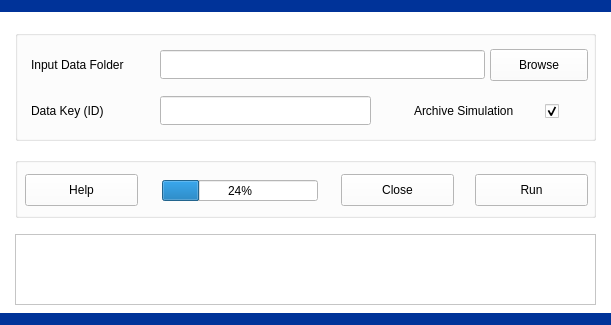
<?xml version="1.0" encoding="UTF-8"?>
<ui version="4.0">
 <class>PIHMSimulation</class>
 <widget class="QDialog" name="PIHMSimulation">
  <property name="geometry">
   <rect>
    <x>0</x>
    <y>0</y>
    <width>611</width>
    <height>325</height>
   </rect>
  </property>
  <property name="palette">
   <palette>
    <active>
     <colorrole role="WindowText">
      <brush brushstyle="SolidPattern">
       <color alpha="255">
        <red>0</red>
        <green>0</green>
        <blue>0</blue>
       </color>
      </brush>
     </colorrole>
     <colorrole role="Button">
      <brush brushstyle="SolidPattern">
       <color alpha="255">
        <red>255</red>
        <green>255</green>
        <blue>255</blue>
       </color>
      </brush>
     </colorrole>
     <colorrole role="Light">
      <brush brushstyle="SolidPattern">
       <color alpha="255">
        <red>255</red>
        <green>255</green>
        <blue>255</blue>
       </color>
      </brush>
     </colorrole>
     <colorrole role="Midlight">
      <brush brushstyle="SolidPattern">
       <color alpha="255">
        <red>255</red>
        <green>255</green>
        <blue>255</blue>
       </color>
      </brush>
     </colorrole>
     <colorrole role="Dark">
      <brush brushstyle="SolidPattern">
       <color alpha="255">
        <red>127</red>
        <green>127</green>
        <blue>127</blue>
       </color>
      </brush>
     </colorrole>
     <colorrole role="Mid">
      <brush brushstyle="SolidPattern">
       <color alpha="255">
        <red>170</red>
        <green>170</green>
        <blue>170</blue>
       </color>
      </brush>
     </colorrole>
     <colorrole role="Text">
      <brush brushstyle="SolidPattern">
       <color alpha="255">
        <red>0</red>
        <green>0</green>
        <blue>0</blue>
       </color>
      </brush>
     </colorrole>
     <colorrole role="BrightText">
      <brush brushstyle="SolidPattern">
       <color alpha="255">
        <red>255</red>
        <green>255</green>
        <blue>255</blue>
       </color>
      </brush>
     </colorrole>
     <colorrole role="ButtonText">
      <brush brushstyle="SolidPattern">
       <color alpha="255">
        <red>0</red>
        <green>0</green>
        <blue>0</blue>
       </color>
      </brush>
     </colorrole>
     <colorrole role="Base">
      <brush brushstyle="SolidPattern">
       <color alpha="255">
        <red>255</red>
        <green>255</green>
        <blue>255</blue>
       </color>
      </brush>
     </colorrole>
     <colorrole role="Window">
      <brush brushstyle="SolidPattern">
       <color alpha="255">
        <red>255</red>
        <green>255</green>
        <blue>255</blue>
       </color>
      </brush>
     </colorrole>
     <colorrole role="Shadow">
      <brush brushstyle="SolidPattern">
       <color alpha="255">
        <red>0</red>
        <green>0</green>
        <blue>0</blue>
       </color>
      </brush>
     </colorrole>
     <colorrole role="AlternateBase">
      <brush brushstyle="SolidPattern">
       <color alpha="255">
        <red>255</red>
        <green>255</green>
        <blue>255</blue>
       </color>
      </brush>
     </colorrole>
     <colorrole role="ToolTipBase">
      <brush brushstyle="SolidPattern">
       <color alpha="255">
        <red>255</red>
        <green>255</green>
        <blue>220</blue>
       </color>
      </brush>
     </colorrole>
     <colorrole role="ToolTipText">
      <brush brushstyle="SolidPattern">
       <color alpha="255">
        <red>0</red>
        <green>0</green>
        <blue>0</blue>
       </color>
      </brush>
     </colorrole>
    </active>
    <inactive>
     <colorrole role="WindowText">
      <brush brushstyle="SolidPattern">
       <color alpha="255">
        <red>0</red>
        <green>0</green>
        <blue>0</blue>
       </color>
      </brush>
     </colorrole>
     <colorrole role="Button">
      <brush brushstyle="SolidPattern">
       <color alpha="255">
        <red>255</red>
        <green>255</green>
        <blue>255</blue>
       </color>
      </brush>
     </colorrole>
     <colorrole role="Light">
      <brush brushstyle="SolidPattern">
       <color alpha="255">
        <red>255</red>
        <green>255</green>
        <blue>255</blue>
       </color>
      </brush>
     </colorrole>
     <colorrole role="Midlight">
      <brush brushstyle="SolidPattern">
       <color alpha="255">
        <red>255</red>
        <green>255</green>
        <blue>255</blue>
       </color>
      </brush>
     </colorrole>
     <colorrole role="Dark">
      <brush brushstyle="SolidPattern">
       <color alpha="255">
        <red>127</red>
        <green>127</green>
        <blue>127</blue>
       </color>
      </brush>
     </colorrole>
     <colorrole role="Mid">
      <brush brushstyle="SolidPattern">
       <color alpha="255">
        <red>170</red>
        <green>170</green>
        <blue>170</blue>
       </color>
      </brush>
     </colorrole>
     <colorrole role="Text">
      <brush brushstyle="SolidPattern">
       <color alpha="255">
        <red>0</red>
        <green>0</green>
        <blue>0</blue>
       </color>
      </brush>
     </colorrole>
     <colorrole role="BrightText">
      <brush brushstyle="SolidPattern">
       <color alpha="255">
        <red>255</red>
        <green>255</green>
        <blue>255</blue>
       </color>
      </brush>
     </colorrole>
     <colorrole role="ButtonText">
      <brush brushstyle="SolidPattern">
       <color alpha="255">
        <red>0</red>
        <green>0</green>
        <blue>0</blue>
       </color>
      </brush>
     </colorrole>
     <colorrole role="Base">
      <brush brushstyle="SolidPattern">
       <color alpha="255">
        <red>255</red>
        <green>255</green>
        <blue>255</blue>
       </color>
      </brush>
     </colorrole>
     <colorrole role="Window">
      <brush brushstyle="SolidPattern">
       <color alpha="255">
        <red>255</red>
        <green>255</green>
        <blue>255</blue>
       </color>
      </brush>
     </colorrole>
     <colorrole role="Shadow">
      <brush brushstyle="SolidPattern">
       <color alpha="255">
        <red>0</red>
        <green>0</green>
        <blue>0</blue>
       </color>
      </brush>
     </colorrole>
     <colorrole role="AlternateBase">
      <brush brushstyle="SolidPattern">
       <color alpha="255">
        <red>255</red>
        <green>255</green>
        <blue>255</blue>
       </color>
      </brush>
     </colorrole>
     <colorrole role="ToolTipBase">
      <brush brushstyle="SolidPattern">
       <color alpha="255">
        <red>255</red>
        <green>255</green>
        <blue>220</blue>
       </color>
      </brush>
     </colorrole>
     <colorrole role="ToolTipText">
      <brush brushstyle="SolidPattern">
       <color alpha="255">
        <red>0</red>
        <green>0</green>
        <blue>0</blue>
       </color>
      </brush>
     </colorrole>
    </inactive>
    <disabled>
     <colorrole role="WindowText">
      <brush brushstyle="SolidPattern">
       <color alpha="255">
        <red>127</red>
        <green>127</green>
        <blue>127</blue>
       </color>
      </brush>
     </colorrole>
     <colorrole role="Button">
      <brush brushstyle="SolidPattern">
       <color alpha="255">
        <red>255</red>
        <green>255</green>
        <blue>255</blue>
       </color>
      </brush>
     </colorrole>
     <colorrole role="Light">
      <brush brushstyle="SolidPattern">
       <color alpha="255">
        <red>255</red>
        <green>255</green>
        <blue>255</blue>
       </color>
      </brush>
     </colorrole>
     <colorrole role="Midlight">
      <brush brushstyle="SolidPattern">
       <color alpha="255">
        <red>255</red>
        <green>255</green>
        <blue>255</blue>
       </color>
      </brush>
     </colorrole>
     <colorrole role="Dark">
      <brush brushstyle="SolidPattern">
       <color alpha="255">
        <red>127</red>
        <green>127</green>
        <blue>127</blue>
       </color>
      </brush>
     </colorrole>
     <colorrole role="Mid">
      <brush brushstyle="SolidPattern">
       <color alpha="255">
        <red>170</red>
        <green>170</green>
        <blue>170</blue>
       </color>
      </brush>
     </colorrole>
     <colorrole role="Text">
      <brush brushstyle="SolidPattern">
       <color alpha="255">
        <red>127</red>
        <green>127</green>
        <blue>127</blue>
       </color>
      </brush>
     </colorrole>
     <colorrole role="BrightText">
      <brush brushstyle="SolidPattern">
       <color alpha="255">
        <red>255</red>
        <green>255</green>
        <blue>255</blue>
       </color>
      </brush>
     </colorrole>
     <colorrole role="ButtonText">
      <brush brushstyle="SolidPattern">
       <color alpha="255">
        <red>127</red>
        <green>127</green>
        <blue>127</blue>
       </color>
      </brush>
     </colorrole>
     <colorrole role="Base">
      <brush brushstyle="SolidPattern">
       <color alpha="255">
        <red>255</red>
        <green>255</green>
        <blue>255</blue>
       </color>
      </brush>
     </colorrole>
     <colorrole role="Window">
      <brush brushstyle="SolidPattern">
       <color alpha="255">
        <red>255</red>
        <green>255</green>
        <blue>255</blue>
       </color>
      </brush>
     </colorrole>
     <colorrole role="Shadow">
      <brush brushstyle="SolidPattern">
       <color alpha="255">
        <red>0</red>
        <green>0</green>
        <blue>0</blue>
       </color>
      </brush>
     </colorrole>
     <colorrole role="AlternateBase">
      <brush brushstyle="SolidPattern">
       <color alpha="255">
        <red>255</red>
        <green>255</green>
        <blue>255</blue>
       </color>
      </brush>
     </colorrole>
     <colorrole role="ToolTipBase">
      <brush brushstyle="SolidPattern">
       <color alpha="255">
        <red>255</red>
        <green>255</green>
        <blue>220</blue>
       </color>
      </brush>
     </colorrole>
     <colorrole role="ToolTipText">
      <brush brushstyle="SolidPattern">
       <color alpha="255">
        <red>0</red>
        <green>0</green>
        <blue>0</blue>
       </color>
      </brush>
     </colorrole>
    </disabled>
   </palette>
  </property>
  <property name="windowTitle">
   <string>: :   PIHM v2.2   : :</string>
  </property>
  <widget class="QGroupBox" name="groupBoxOutput">
   <property name="geometry">
    <rect>
     <x>15</x>
     <y>30</y>
     <width>581</width>
     <height>111</height>
    </rect>
   </property>
   <property name="title">
    <string/>
   </property>
   <widget class="QLabel" name="textLabel2">
    <property name="geometry">
     <rect>
      <x>16</x>
      <y>19</y>
      <width>131</width>
      <height>31</height>
     </rect>
    </property>
    <property name="text">
     <string>Input Data Folder</string>
    </property>
   </widget>
   <widget class="QPushButton" name="pushButtonInputDataFolder">
    <property name="geometry">
     <rect>
      <x>475</x>
      <y>19</y>
      <width>98</width>
      <height>32</height>
     </rect>
    </property>
    <property name="text">
     <string>Browse</string>
    </property>
    <property name="autoDefault">
     <bool>false</bool>
    </property>
   </widget>
   <widget class="QLineEdit" name="lineEditInputDataFolder">
    <property name="geometry">
     <rect>
      <x>145</x>
      <y>20</y>
      <width>325</width>
      <height>29</height>
     </rect>
    </property>
    <property name="font">
     <font>
      <pointsize>14</pointsize>
      <weight>75</weight>
      <bold>true</bold>
     </font>
    </property>
   </widget>
   <widget class="QLineEdit" name="lineEditDataKey">
    <property name="geometry">
     <rect>
      <x>145</x>
      <y>66</y>
      <width>211</width>
      <height>29</height>
     </rect>
    </property>
    <property name="font">
     <font>
      <pointsize>14</pointsize>
      <weight>75</weight>
      <bold>true</bold>
     </font>
    </property>
   </widget>
   <widget class="QLabel" name="textLabel2_2">
    <property name="geometry">
     <rect>
      <x>16</x>
      <y>65</y>
      <width>131</width>
      <height>31</height>
     </rect>
    </property>
    <property name="text">
     <string>Data Key (ID)</string>
    </property>
   </widget>
   <widget class="QLabel" name="textLabel3_24">
    <property name="geometry">
     <rect>
      <x>399</x>
      <y>65</y>
      <width>141</width>
      <height>31</height>
     </rect>
    </property>
    <property name="text">
     <string>Archive Simulation</string>
    </property>
   </widget>
   <widget class="QCheckBox" name="checkBoxArchive">
    <property name="geometry">
     <rect>
      <x>530</x>
      <y>70</y>
      <width>20</width>
      <height>23</height>
     </rect>
    </property>
    <property name="text">
     <string/>
    </property>
    <property name="checked">
     <bool>true</bool>
    </property>
   </widget>
  </widget>
  <widget class="Line" name="BorderTop">
   <property name="geometry">
    <rect>
     <x>0</x>
     <y>-4</y>
     <width>611</width>
     <height>20</height>
    </rect>
   </property>
   <property name="baseSize">
    <size>
     <width>0</width>
     <height>0</height>
    </size>
   </property>
   <property name="palette">
    <palette>
     <active>
      <colorrole role="WindowText">
       <brush brushstyle="SolidPattern">
        <color alpha="255">
         <red>0</red>
         <green>51</green>
         <blue>153</blue>
        </color>
       </brush>
      </colorrole>
      <colorrole role="Button">
       <brush brushstyle="SolidPattern">
        <color alpha="255">
         <red>128</red>
         <green>0</green>
         <blue>0</blue>
        </color>
       </brush>
      </colorrole>
      <colorrole role="Light">
       <brush brushstyle="SolidPattern">
        <color alpha="255">
         <red>192</red>
         <green>0</green>
         <blue>0</blue>
        </color>
       </brush>
      </colorrole>
      <colorrole role="Midlight">
       <brush brushstyle="SolidPattern">
        <color alpha="255">
         <red>160</red>
         <green>0</green>
         <blue>0</blue>
        </color>
       </brush>
      </colorrole>
      <colorrole role="Dark">
       <brush brushstyle="SolidPattern">
        <color alpha="255">
         <red>64</red>
         <green>0</green>
         <blue>0</blue>
        </color>
       </brush>
      </colorrole>
      <colorrole role="Mid">
       <brush brushstyle="SolidPattern">
        <color alpha="255">
         <red>85</red>
         <green>0</green>
         <blue>0</blue>
        </color>
       </brush>
      </colorrole>
      <colorrole role="Text">
       <brush brushstyle="SolidPattern">
        <color alpha="255">
         <red>0</red>
         <green>51</green>
         <blue>153</blue>
        </color>
       </brush>
      </colorrole>
      <colorrole role="BrightText">
       <brush brushstyle="SolidPattern">
        <color alpha="255">
         <red>255</red>
         <green>255</green>
         <blue>255</blue>
        </color>
       </brush>
      </colorrole>
      <colorrole role="ButtonText">
       <brush brushstyle="SolidPattern">
        <color alpha="255">
         <red>0</red>
         <green>51</green>
         <blue>153</blue>
        </color>
       </brush>
      </colorrole>
      <colorrole role="Base">
       <brush brushstyle="SolidPattern">
        <color alpha="255">
         <red>0</red>
         <green>0</green>
         <blue>0</blue>
        </color>
       </brush>
      </colorrole>
      <colorrole role="Window">
       <brush brushstyle="SolidPattern">
        <color alpha="255">
         <red>128</red>
         <green>0</green>
         <blue>0</blue>
        </color>
       </brush>
      </colorrole>
      <colorrole role="Shadow">
       <brush brushstyle="SolidPattern">
        <color alpha="255">
         <red>0</red>
         <green>0</green>
         <blue>0</blue>
        </color>
       </brush>
      </colorrole>
      <colorrole role="AlternateBase">
       <brush brushstyle="SolidPattern">
        <color alpha="255">
         <red>64</red>
         <green>0</green>
         <blue>0</blue>
        </color>
       </brush>
      </colorrole>
      <colorrole role="ToolTipBase">
       <brush brushstyle="SolidPattern">
        <color alpha="255">
         <red>255</red>
         <green>255</green>
         <blue>220</blue>
        </color>
       </brush>
      </colorrole>
      <colorrole role="ToolTipText">
       <brush brushstyle="SolidPattern">
        <color alpha="255">
         <red>0</red>
         <green>0</green>
         <blue>0</blue>
        </color>
       </brush>
      </colorrole>
     </active>
     <inactive>
      <colorrole role="WindowText">
       <brush brushstyle="SolidPattern">
        <color alpha="255">
         <red>0</red>
         <green>51</green>
         <blue>153</blue>
        </color>
       </brush>
      </colorrole>
      <colorrole role="Button">
       <brush brushstyle="SolidPattern">
        <color alpha="255">
         <red>128</red>
         <green>0</green>
         <blue>0</blue>
        </color>
       </brush>
      </colorrole>
      <colorrole role="Light">
       <brush brushstyle="SolidPattern">
        <color alpha="255">
         <red>192</red>
         <green>0</green>
         <blue>0</blue>
        </color>
       </brush>
      </colorrole>
      <colorrole role="Midlight">
       <brush brushstyle="SolidPattern">
        <color alpha="255">
         <red>160</red>
         <green>0</green>
         <blue>0</blue>
        </color>
       </brush>
      </colorrole>
      <colorrole role="Dark">
       <brush brushstyle="SolidPattern">
        <color alpha="255">
         <red>64</red>
         <green>0</green>
         <blue>0</blue>
        </color>
       </brush>
      </colorrole>
      <colorrole role="Mid">
       <brush brushstyle="SolidPattern">
        <color alpha="255">
         <red>85</red>
         <green>0</green>
         <blue>0</blue>
        </color>
       </brush>
      </colorrole>
      <colorrole role="Text">
       <brush brushstyle="SolidPattern">
        <color alpha="255">
         <red>0</red>
         <green>51</green>
         <blue>153</blue>
        </color>
       </brush>
      </colorrole>
      <colorrole role="BrightText">
       <brush brushstyle="SolidPattern">
        <color alpha="255">
         <red>255</red>
         <green>255</green>
         <blue>255</blue>
        </color>
       </brush>
      </colorrole>
      <colorrole role="ButtonText">
       <brush brushstyle="SolidPattern">
        <color alpha="255">
         <red>0</red>
         <green>51</green>
         <blue>153</blue>
        </color>
       </brush>
      </colorrole>
      <colorrole role="Base">
       <brush brushstyle="SolidPattern">
        <color alpha="255">
         <red>0</red>
         <green>0</green>
         <blue>0</blue>
        </color>
       </brush>
      </colorrole>
      <colorrole role="Window">
       <brush brushstyle="SolidPattern">
        <color alpha="255">
         <red>128</red>
         <green>0</green>
         <blue>0</blue>
        </color>
       </brush>
      </colorrole>
      <colorrole role="Shadow">
       <brush brushstyle="SolidPattern">
        <color alpha="255">
         <red>0</red>
         <green>0</green>
         <blue>0</blue>
        </color>
       </brush>
      </colorrole>
      <colorrole role="AlternateBase">
       <brush brushstyle="SolidPattern">
        <color alpha="255">
         <red>64</red>
         <green>0</green>
         <blue>0</blue>
        </color>
       </brush>
      </colorrole>
      <colorrole role="ToolTipBase">
       <brush brushstyle="SolidPattern">
        <color alpha="255">
         <red>255</red>
         <green>255</green>
         <blue>220</blue>
        </color>
       </brush>
      </colorrole>
      <colorrole role="ToolTipText">
       <brush brushstyle="SolidPattern">
        <color alpha="255">
         <red>0</red>
         <green>0</green>
         <blue>0</blue>
        </color>
       </brush>
      </colorrole>
     </inactive>
     <disabled>
      <colorrole role="WindowText">
       <brush brushstyle="SolidPattern">
        <color alpha="255">
         <red>0</red>
         <green>51</green>
         <blue>153</blue>
        </color>
       </brush>
      </colorrole>
      <colorrole role="Button">
       <brush brushstyle="SolidPattern">
        <color alpha="255">
         <red>128</red>
         <green>0</green>
         <blue>0</blue>
        </color>
       </brush>
      </colorrole>
      <colorrole role="Light">
       <brush brushstyle="SolidPattern">
        <color alpha="255">
         <red>192</red>
         <green>0</green>
         <blue>0</blue>
        </color>
       </brush>
      </colorrole>
      <colorrole role="Midlight">
       <brush brushstyle="SolidPattern">
        <color alpha="255">
         <red>160</red>
         <green>0</green>
         <blue>0</blue>
        </color>
       </brush>
      </colorrole>
      <colorrole role="Dark">
       <brush brushstyle="SolidPattern">
        <color alpha="255">
         <red>64</red>
         <green>0</green>
         <blue>0</blue>
        </color>
       </brush>
      </colorrole>
      <colorrole role="Mid">
       <brush brushstyle="SolidPattern">
        <color alpha="255">
         <red>85</red>
         <green>0</green>
         <blue>0</blue>
        </color>
       </brush>
      </colorrole>
      <colorrole role="Text">
       <brush brushstyle="SolidPattern">
        <color alpha="255">
         <red>0</red>
         <green>51</green>
         <blue>153</blue>
        </color>
       </brush>
      </colorrole>
      <colorrole role="BrightText">
       <brush brushstyle="SolidPattern">
        <color alpha="255">
         <red>255</red>
         <green>255</green>
         <blue>255</blue>
        </color>
       </brush>
      </colorrole>
      <colorrole role="ButtonText">
       <brush brushstyle="SolidPattern">
        <color alpha="255">
         <red>0</red>
         <green>51</green>
         <blue>153</blue>
        </color>
       </brush>
      </colorrole>
      <colorrole role="Base">
       <brush brushstyle="SolidPattern">
        <color alpha="255">
         <red>128</red>
         <green>0</green>
         <blue>0</blue>
        </color>
       </brush>
      </colorrole>
      <colorrole role="Window">
       <brush brushstyle="SolidPattern">
        <color alpha="255">
         <red>128</red>
         <green>0</green>
         <blue>0</blue>
        </color>
       </brush>
      </colorrole>
      <colorrole role="Shadow">
       <brush brushstyle="SolidPattern">
        <color alpha="255">
         <red>0</red>
         <green>0</green>
         <blue>0</blue>
        </color>
       </brush>
      </colorrole>
      <colorrole role="AlternateBase">
       <brush brushstyle="SolidPattern">
        <color alpha="255">
         <red>128</red>
         <green>0</green>
         <blue>0</blue>
        </color>
       </brush>
      </colorrole>
      <colorrole role="ToolTipBase">
       <brush brushstyle="SolidPattern">
        <color alpha="255">
         <red>255</red>
         <green>255</green>
         <blue>220</blue>
        </color>
       </brush>
      </colorrole>
      <colorrole role="ToolTipText">
       <brush brushstyle="SolidPattern">
        <color alpha="255">
         <red>0</red>
         <green>0</green>
         <blue>0</blue>
        </color>
       </brush>
      </colorrole>
     </disabled>
    </palette>
   </property>
   <property name="styleSheet">
    <string notr="true">color: rgb(0, 51, 153);</string>
   </property>
   <property name="frameShadow">
    <enum>QFrame::Plain</enum>
   </property>
   <property name="lineWidth">
    <number>12</number>
   </property>
   <property name="midLineWidth">
    <number>0</number>
   </property>
   <property name="orientation">
    <enum>Qt::Horizontal</enum>
   </property>
  </widget>
  <widget class="Line" name="BorderBottom">
   <property name="geometry">
    <rect>
     <x>0</x>
     <y>309</y>
     <width>611</width>
     <height>20</height>
    </rect>
   </property>
   <property name="baseSize">
    <size>
     <width>0</width>
     <height>0</height>
    </size>
   </property>
   <property name="palette">
    <palette>
     <active>
      <colorrole role="WindowText">
       <brush brushstyle="SolidPattern">
        <color alpha="255">
         <red>0</red>
         <green>51</green>
         <blue>153</blue>
        </color>
       </brush>
      </colorrole>
      <colorrole role="Button">
       <brush brushstyle="SolidPattern">
        <color alpha="255">
         <red>128</red>
         <green>0</green>
         <blue>0</blue>
        </color>
       </brush>
      </colorrole>
      <colorrole role="Light">
       <brush brushstyle="SolidPattern">
        <color alpha="255">
         <red>192</red>
         <green>0</green>
         <blue>0</blue>
        </color>
       </brush>
      </colorrole>
      <colorrole role="Midlight">
       <brush brushstyle="SolidPattern">
        <color alpha="255">
         <red>160</red>
         <green>0</green>
         <blue>0</blue>
        </color>
       </brush>
      </colorrole>
      <colorrole role="Dark">
       <brush brushstyle="SolidPattern">
        <color alpha="255">
         <red>64</red>
         <green>0</green>
         <blue>0</blue>
        </color>
       </brush>
      </colorrole>
      <colorrole role="Mid">
       <brush brushstyle="SolidPattern">
        <color alpha="255">
         <red>85</red>
         <green>0</green>
         <blue>0</blue>
        </color>
       </brush>
      </colorrole>
      <colorrole role="Text">
       <brush brushstyle="SolidPattern">
        <color alpha="255">
         <red>0</red>
         <green>51</green>
         <blue>153</blue>
        </color>
       </brush>
      </colorrole>
      <colorrole role="BrightText">
       <brush brushstyle="SolidPattern">
        <color alpha="255">
         <red>255</red>
         <green>255</green>
         <blue>255</blue>
        </color>
       </brush>
      </colorrole>
      <colorrole role="ButtonText">
       <brush brushstyle="SolidPattern">
        <color alpha="255">
         <red>0</red>
         <green>51</green>
         <blue>153</blue>
        </color>
       </brush>
      </colorrole>
      <colorrole role="Base">
       <brush brushstyle="SolidPattern">
        <color alpha="255">
         <red>0</red>
         <green>0</green>
         <blue>0</blue>
        </color>
       </brush>
      </colorrole>
      <colorrole role="Window">
       <brush brushstyle="SolidPattern">
        <color alpha="255">
         <red>128</red>
         <green>0</green>
         <blue>0</blue>
        </color>
       </brush>
      </colorrole>
      <colorrole role="Shadow">
       <brush brushstyle="SolidPattern">
        <color alpha="255">
         <red>0</red>
         <green>0</green>
         <blue>0</blue>
        </color>
       </brush>
      </colorrole>
      <colorrole role="AlternateBase">
       <brush brushstyle="SolidPattern">
        <color alpha="255">
         <red>64</red>
         <green>0</green>
         <blue>0</blue>
        </color>
       </brush>
      </colorrole>
      <colorrole role="ToolTipBase">
       <brush brushstyle="SolidPattern">
        <color alpha="255">
         <red>255</red>
         <green>255</green>
         <blue>220</blue>
        </color>
       </brush>
      </colorrole>
      <colorrole role="ToolTipText">
       <brush brushstyle="SolidPattern">
        <color alpha="255">
         <red>0</red>
         <green>0</green>
         <blue>0</blue>
        </color>
       </brush>
      </colorrole>
     </active>
     <inactive>
      <colorrole role="WindowText">
       <brush brushstyle="SolidPattern">
        <color alpha="255">
         <red>0</red>
         <green>51</green>
         <blue>153</blue>
        </color>
       </brush>
      </colorrole>
      <colorrole role="Button">
       <brush brushstyle="SolidPattern">
        <color alpha="255">
         <red>128</red>
         <green>0</green>
         <blue>0</blue>
        </color>
       </brush>
      </colorrole>
      <colorrole role="Light">
       <brush brushstyle="SolidPattern">
        <color alpha="255">
         <red>192</red>
         <green>0</green>
         <blue>0</blue>
        </color>
       </brush>
      </colorrole>
      <colorrole role="Midlight">
       <brush brushstyle="SolidPattern">
        <color alpha="255">
         <red>160</red>
         <green>0</green>
         <blue>0</blue>
        </color>
       </brush>
      </colorrole>
      <colorrole role="Dark">
       <brush brushstyle="SolidPattern">
        <color alpha="255">
         <red>64</red>
         <green>0</green>
         <blue>0</blue>
        </color>
       </brush>
      </colorrole>
      <colorrole role="Mid">
       <brush brushstyle="SolidPattern">
        <color alpha="255">
         <red>85</red>
         <green>0</green>
         <blue>0</blue>
        </color>
       </brush>
      </colorrole>
      <colorrole role="Text">
       <brush brushstyle="SolidPattern">
        <color alpha="255">
         <red>0</red>
         <green>51</green>
         <blue>153</blue>
        </color>
       </brush>
      </colorrole>
      <colorrole role="BrightText">
       <brush brushstyle="SolidPattern">
        <color alpha="255">
         <red>255</red>
         <green>255</green>
         <blue>255</blue>
        </color>
       </brush>
      </colorrole>
      <colorrole role="ButtonText">
       <brush brushstyle="SolidPattern">
        <color alpha="255">
         <red>0</red>
         <green>51</green>
         <blue>153</blue>
        </color>
       </brush>
      </colorrole>
      <colorrole role="Base">
       <brush brushstyle="SolidPattern">
        <color alpha="255">
         <red>0</red>
         <green>0</green>
         <blue>0</blue>
        </color>
       </brush>
      </colorrole>
      <colorrole role="Window">
       <brush brushstyle="SolidPattern">
        <color alpha="255">
         <red>128</red>
         <green>0</green>
         <blue>0</blue>
        </color>
       </brush>
      </colorrole>
      <colorrole role="Shadow">
       <brush brushstyle="SolidPattern">
        <color alpha="255">
         <red>0</red>
         <green>0</green>
         <blue>0</blue>
        </color>
       </brush>
      </colorrole>
      <colorrole role="AlternateBase">
       <brush brushstyle="SolidPattern">
        <color alpha="255">
         <red>64</red>
         <green>0</green>
         <blue>0</blue>
        </color>
       </brush>
      </colorrole>
      <colorrole role="ToolTipBase">
       <brush brushstyle="SolidPattern">
        <color alpha="255">
         <red>255</red>
         <green>255</green>
         <blue>220</blue>
        </color>
       </brush>
      </colorrole>
      <colorrole role="ToolTipText">
       <brush brushstyle="SolidPattern">
        <color alpha="255">
         <red>0</red>
         <green>0</green>
         <blue>0</blue>
        </color>
       </brush>
      </colorrole>
     </inactive>
     <disabled>
      <colorrole role="WindowText">
       <brush brushstyle="SolidPattern">
        <color alpha="255">
         <red>0</red>
         <green>51</green>
         <blue>153</blue>
        </color>
       </brush>
      </colorrole>
      <colorrole role="Button">
       <brush brushstyle="SolidPattern">
        <color alpha="255">
         <red>128</red>
         <green>0</green>
         <blue>0</blue>
        </color>
       </brush>
      </colorrole>
      <colorrole role="Light">
       <brush brushstyle="SolidPattern">
        <color alpha="255">
         <red>192</red>
         <green>0</green>
         <blue>0</blue>
        </color>
       </brush>
      </colorrole>
      <colorrole role="Midlight">
       <brush brushstyle="SolidPattern">
        <color alpha="255">
         <red>160</red>
         <green>0</green>
         <blue>0</blue>
        </color>
       </brush>
      </colorrole>
      <colorrole role="Dark">
       <brush brushstyle="SolidPattern">
        <color alpha="255">
         <red>64</red>
         <green>0</green>
         <blue>0</blue>
        </color>
       </brush>
      </colorrole>
      <colorrole role="Mid">
       <brush brushstyle="SolidPattern">
        <color alpha="255">
         <red>85</red>
         <green>0</green>
         <blue>0</blue>
        </color>
       </brush>
      </colorrole>
      <colorrole role="Text">
       <brush brushstyle="SolidPattern">
        <color alpha="255">
         <red>0</red>
         <green>51</green>
         <blue>153</blue>
        </color>
       </brush>
      </colorrole>
      <colorrole role="BrightText">
       <brush brushstyle="SolidPattern">
        <color alpha="255">
         <red>255</red>
         <green>255</green>
         <blue>255</blue>
        </color>
       </brush>
      </colorrole>
      <colorrole role="ButtonText">
       <brush brushstyle="SolidPattern">
        <color alpha="255">
         <red>0</red>
         <green>51</green>
         <blue>153</blue>
        </color>
       </brush>
      </colorrole>
      <colorrole role="Base">
       <brush brushstyle="SolidPattern">
        <color alpha="255">
         <red>128</red>
         <green>0</green>
         <blue>0</blue>
        </color>
       </brush>
      </colorrole>
      <colorrole role="Window">
       <brush brushstyle="SolidPattern">
        <color alpha="255">
         <red>128</red>
         <green>0</green>
         <blue>0</blue>
        </color>
       </brush>
      </colorrole>
      <colorrole role="Shadow">
       <brush brushstyle="SolidPattern">
        <color alpha="255">
         <red>0</red>
         <green>0</green>
         <blue>0</blue>
        </color>
       </brush>
      </colorrole>
      <colorrole role="AlternateBase">
       <brush brushstyle="SolidPattern">
        <color alpha="255">
         <red>128</red>
         <green>0</green>
         <blue>0</blue>
        </color>
       </brush>
      </colorrole>
      <colorrole role="ToolTipBase">
       <brush brushstyle="SolidPattern">
        <color alpha="255">
         <red>255</red>
         <green>255</green>
         <blue>220</blue>
        </color>
       </brush>
      </colorrole>
      <colorrole role="ToolTipText">
       <brush brushstyle="SolidPattern">
        <color alpha="255">
         <red>0</red>
         <green>0</green>
         <blue>0</blue>
        </color>
       </brush>
      </colorrole>
     </disabled>
    </palette>
   </property>
   <property name="styleSheet">
    <string notr="true">color: rgb(0, 51, 153);</string>
   </property>
   <property name="frameShadow">
    <enum>QFrame::Plain</enum>
   </property>
   <property name="lineWidth">
    <number>12</number>
   </property>
   <property name="midLineWidth">
    <number>0</number>
   </property>
   <property name="orientation">
    <enum>Qt::Horizontal</enum>
   </property>
  </widget>
  <widget class="QTextBrowser" name="textBrowserLogs">
   <property name="geometry">
    <rect>
     <x>15</x>
     <y>234</y>
     <width>581</width>
     <height>71</height>
    </rect>
   </property>
   <property name="lineWrapMode">
    <enum>QTextEdit::NoWrap</enum>
   </property>
  </widget>
  <widget class="QGroupBox" name="groupBoxButtons">
   <property name="geometry">
    <rect>
     <x>15</x>
     <y>157</y>
     <width>581</width>
     <height>61</height>
    </rect>
   </property>
   <property name="title">
    <string/>
   </property>
   <widget class="QPushButton" name="pushButtonHelp">
    <property name="geometry">
     <rect>
      <x>10</x>
      <y>17</y>
      <width>113</width>
      <height>32</height>
     </rect>
    </property>
    <property name="text">
     <string>Help</string>
    </property>
    <property name="autoDefault">
     <bool>false</bool>
    </property>
   </widget>
   <widget class="QPushButton" name="pushButtonClose">
    <property name="geometry">
     <rect>
      <x>326</x>
      <y>17</y>
      <width>113</width>
      <height>32</height>
     </rect>
    </property>
    <property name="text">
     <string>Close</string>
    </property>
    <property name="autoDefault">
     <bool>false</bool>
    </property>
   </widget>
   <widget class="QPushButton" name="pushButtonRun">
    <property name="geometry">
     <rect>
      <x>460</x>
      <y>17</y>
      <width>113</width>
      <height>32</height>
     </rect>
    </property>
    <property name="toolTip">
     <string/>
    </property>
    <property name="text">
     <string>Run</string>
    </property>
    <property name="autoDefault">
     <bool>false</bool>
    </property>
   </widget>
   <widget class="QProgressBar" name="progressBar">
    <property name="geometry">
     <rect>
      <x>147</x>
      <y>23</y>
      <width>156</width>
      <height>21</height>
     </rect>
    </property>
    <property name="value">
     <number>24</number>
    </property>
   </widget>
  </widget>
 </widget>
 <resources/>
 <connections/>
</ui>
